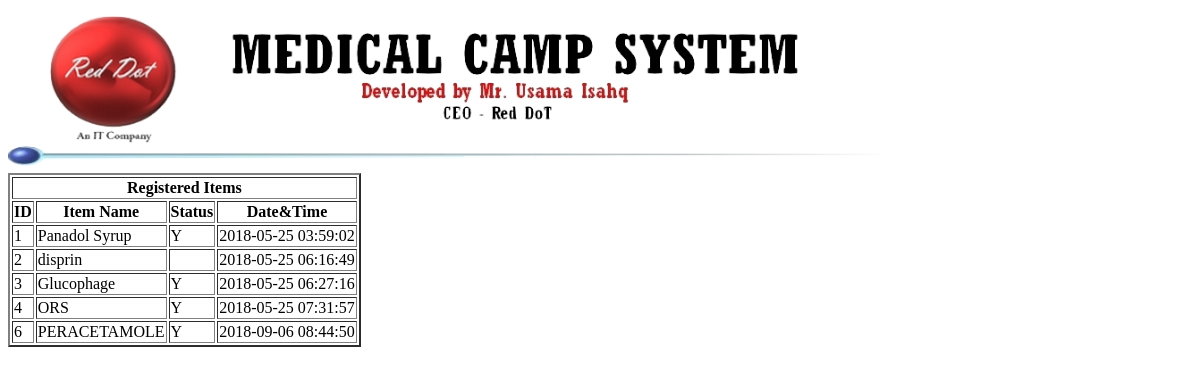
/items_view_all.php, run on the app's committed database.
### tables this page shows
CREATE TABLE `items` (
  `id` int(11) NOT NULL,
  `med` text NOT NULL,
  `status` text NOT NULL,
  `datetime` timestamp NOT NULL DEFAULT CURRENT_TIMESTAMP,
  `camp` text NOT NULL
);

### items_view_all.php (the view, shortened to what this page needs)
<link rel="stylesheet" type="text/css" href="style.css">
 <img src="img.jpg" alt="Indus Image" class="leftlong">
<?php
include 'database.php';
$conn = mysqli_connect($servername, $username, $password, $dbname);
$sql = "SELECT * FROM items";
$result = mysqli_query($conn, $sql);
if (mysqli_num_rows($result) > 0) {
echo " <table border='2px'>
        	<tr><th colspan='13'>Registered Items</th></tr>
        	<th>ID</th><th>Item Name</th><th>Status</th><th>Date&Time</th></tr>";
    while($row = mysqli_fetch_assoc($result)) {
    	?>
      <tr>
        	<td><?php echo $row['id']; ?></td>
			<td><?php echo $row['med']; ?></td>
			<td><?php echo $row['status']; ?></td>
        	<td><?php echo $row['datetime']; ?></td>
      </tr>
        <?php
    }
      echo  "</tr></table>";
} else {
    echo "0 results";
}
?>

### style.css (style rules this page uses)
.leftlong { display: block; margin-left: auto; margin-right: 100%; width: 75%; }

### data on the page
items: id "1", med "Panadol Syrup", status "Y", datetime "2018-05-25 03:59:02"
items: id "2", med "disprin", datetime "2018-05-25 06:16:49"
items: id "3", med "Glucophage", status "Y", datetime "2018-05-25 06:27:16"
items: id "4", med "ORS", status "Y", datetime "2018-05-25 07:31:57"
items: id "6", med "PERACETAMOLE", status "Y", datetime "2018-09-06 08:44:50"
